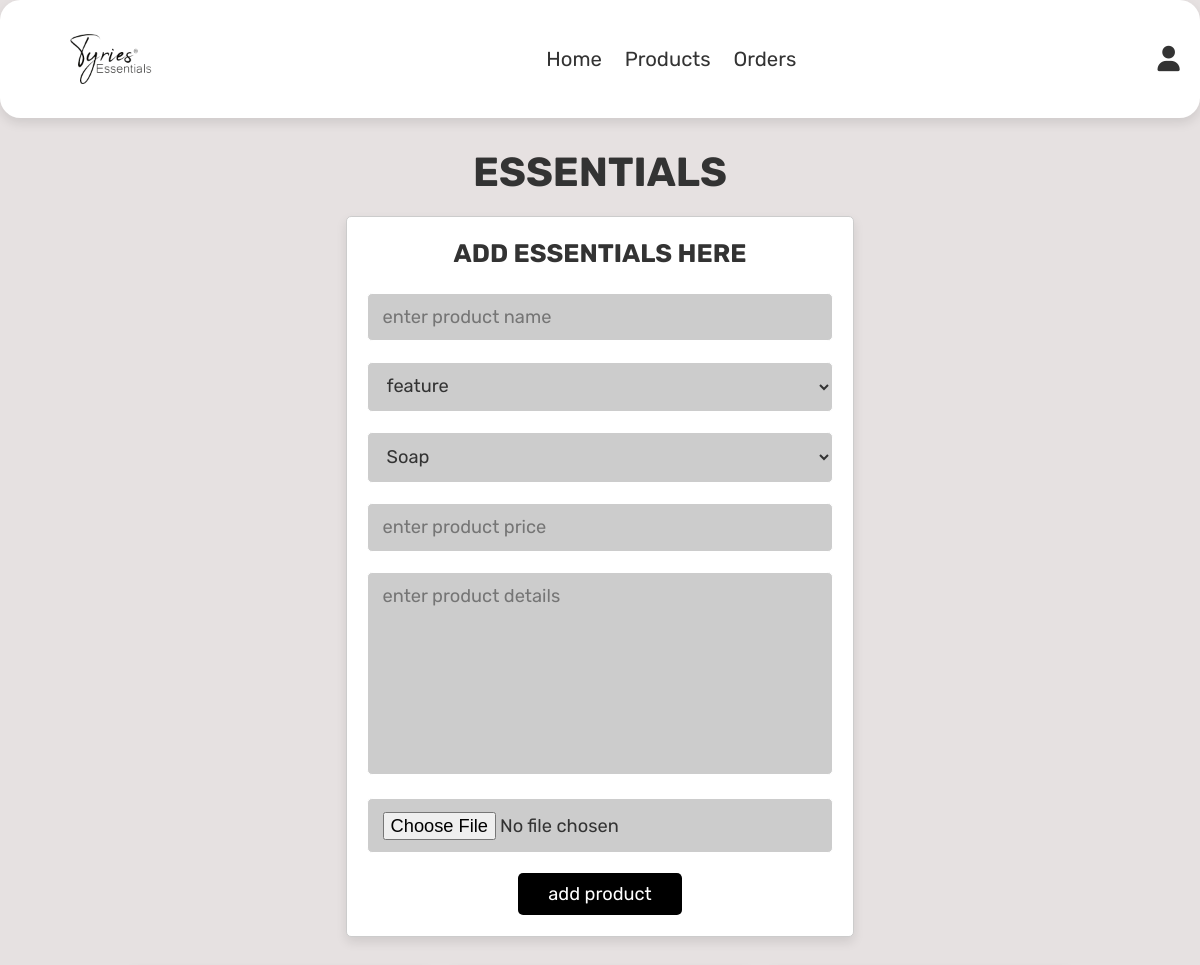
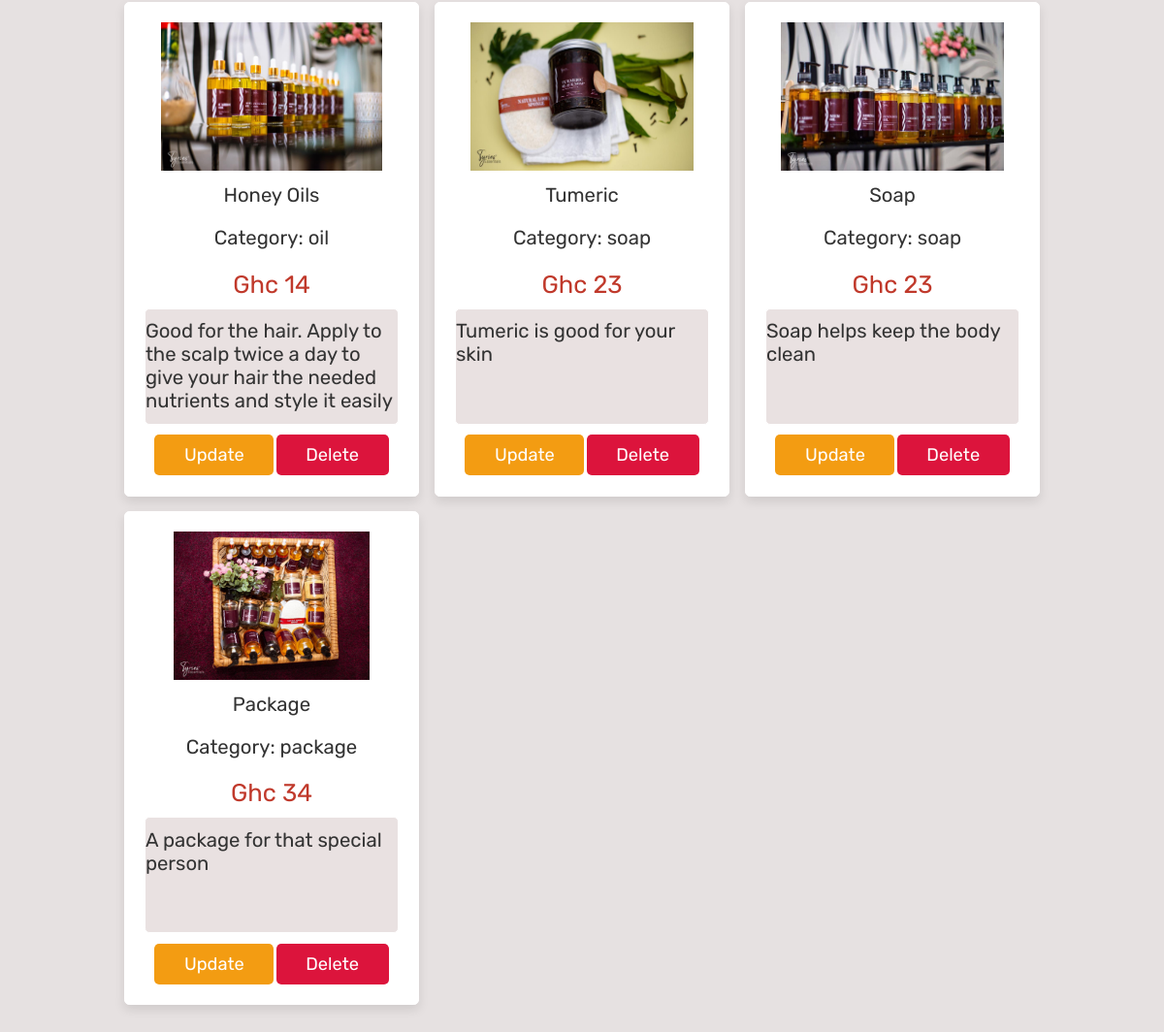
The page /admin_products.php (signed in) on the database its author committed (2 pictures, top to bottom).
### tables this page shows
CREATE TABLE IF NOT EXISTS `ty_products` (
  `id` int(250) NOT NULL AUTO_INCREMENT,
  `pro_name` varchar(100) NOT NULL,
  `pro_price` int(100) NOT NULL,
  `pro_details` varchar(5000) NOT NULL,
  `pro_image` varchar(100) NOT NULL,
  `featured` varchar(200) NOT NULL,
  `category` varchar(200) NOT NULL,
  PRIMARY KEY (`id`)
);

### admin_products.php (the view, shortened to what this page needs)
<?php
include 'configure.php';
?>
<!DOCTYPE html>
<html lang="en">
<head>
    <link rel="stylesheet" href="https:///cdnjs.cloudflare.com/ajax/libs/font-awesome/6.0.0/css/all.min.css">
    <link rel="stylesheet" href="admin_style.css">
</head>
<body>
<?php include 'admin_header.php';
?>
<section class="add-products">
<h1 class="title">Essentials</h1>
<form action="" method="post" enctype="multipart/form-data">
    <h3>Add Essentials here</h3>
    <input type="text" name="name" class="box" placeholder="enter product name" required>
    <select name="feature" class="box">
            <option value="feature">feature</option>
            </select>
    <select name="category" class="box">
            <option value="Soap">Soap</option>
            </select>
    <input type="number" min="0" name="price" class="box" placeholder="enter product price" required>
    <textarea name="details" id="" cols="20" rows="10" required placeholder="enter product details" class="box"></textarea>
    <input type="file" name="image" accept="image/jpg, image/jpeg, image/png" class="box" required>
    <input type="submit" value="add product" name="add_product" class="btns">
</form>
</section>
<section class="show-products">
    <div class="box-container">
        <?php
            $select_products = mysqli_query($conn, "SELECT * FROM `ty_products`")
            or die('query failed');
            if(mysqli_num_rows($select_products) > 0){
                while($fetch_products = mysqli_fetch_assoc($select_products)){
        ?>
            <div class="box">
                <img src="images/<?php echo $fetch_products['pro_image'];?>" alt="">
                <div class="name"><?php echo $fetch_products['pro_name'];?></div>
                <div class="name">Category: <?php echo $fetch_products['category'];?></div>
                <div class="price">Ghc <?php echo $fetch_products['pro_price'];?></div>
                <div class="details"><?php echo $fetch_products['pro_details'];?></div>
                <a href="admin_products.php?update=<?php echo $fetch_products['id'];?>"
                class="update-btn">Update</a>
                <a href="admin_products.php?delete=<?php echo $fetch_products['id'];?>"
                class="delete-btn" onclick="return confirm('delete this product?')">Delete</a>
            </div>
        <?php
                }
        }else{
            echo '<p class="empty">no product added yet!</p>';
        }
        ?>
    </div>
</section>
</body>
</html>

### admin_style.css (style rules this page uses)
:root { --purple: #8e44ad; --red: #c0392b; --orange: #f39c12; --black: #333; --white: #fff; --light-color: #ccc; --light-white: #ccc; --light-bg: #fff; --border: 1px solid var(--light-bg); --box-shadow: 0 .5rem 1rem rgba(0, 0, 0, .1); }
* { font-family: 'Rubik', sans-serif; margin: 0; padding: 0; box-sizing: border-box; outline: none; border: none; text-decoration: none; transition: all .2s linear; }
html { font-size: 63.5%; overflow-x: hidden; }
section { padding: 3rem 2rem; }
body { background-color: rgb(230, 225, 225); }
.title { text-align: center; margin-bottom: 2rem; text-transform: uppercase; color: var(--black); font-size: 4rem; }
.add-products form { background-color: var(--white); border-radius: .5rem; padding: 2rem; text-align: center; box-shadow: var(--box-shadow); border: 1px solid #ccc; max-width: 50rem; margin: 0 auto; }
.add-products form h3 { font-size: 2.5rem; text-transform: uppercase; color: var(--black); margin-bottom: 1.5rem; }
.add-products form .box { width: 100%; background-color: #ccc; border-radius: .5rem; margin: 1rem 0; padding: 1.2rem 1.4rem; color: var(--black); font-size: 1.8rem; border: var(--border); }
.add-products form textarea { height: 20rem; resize: none; }
.btns { display: inline-block; margin-top: 1rem; padding: 1rem 3rem; cursor: pointer; background-color: #000; color: #fff; font-size: 1.8rem; border-radius: .5rem; transition: .5s; }
.show-products .box-container { display: grid; grid-template-columns: repeat(auto-fit, 30rem); justify-content: center; gap: 1.5rem; max-width: 1200px; margin: 0 auto; align-items: flex-start; }
.show-products { padding-top: 0; }
.show-products .box-container .box { text-align: center; padding: 2rem; border-radius: .5rem; border: var(--border); box-shadow: var(--box-shadow); background-color: var(--white); }
.show-products .box-container .box img { height: 15rem; max-width: 230px; }
.show-products .box-container .box .name { padding: 1rem 0; font-size: 2rem; color: var(--black); }
.show-products .box-container .box .price { padding: 1rem 0; font-size: 2.5rem; color: var(--red); }
.show-products .box-container .box .details { padding: 1rem 0; font-size: 2rem; background-color: rgb(233, 225, 225); color: var(--black); overflow-x: hidden; height: 15vh; text-align: left; border: var(--border); border-radius: .5rem; }
.update-btn, .delete-btn { display: inline-block; margin-top: 1rem; padding: 1rem 3rem; cursor: pointer; font-size: 1.8rem; border-radius: .5rem; transition: .5s; }
.update-btn { background-color: var(--orange); color: #fff; }
.delete-btn { background-color: crimson; color: #fff; }

### rows shown on the page
ty_products: pro_image (picture), pro_name "Honey Oils", category "oil", pro_price "14", pro_details "Good for the hair. Apply to the scalp twice a day to give your hair the needed nutrients and style it easily"
ty_products: pro_image (picture), pro_name "Tumeric", category "soap", pro_price "23", pro_details "Tumeric is good for your skin"
ty_products: pro_image (picture), pro_name "Soap", category "soap", pro_price "23", pro_details "Soap helps keep the body clean"
ty_products: pro_image (picture), pro_name "Package", category "package", pro_price "34", pro_details "A package for that special person"
